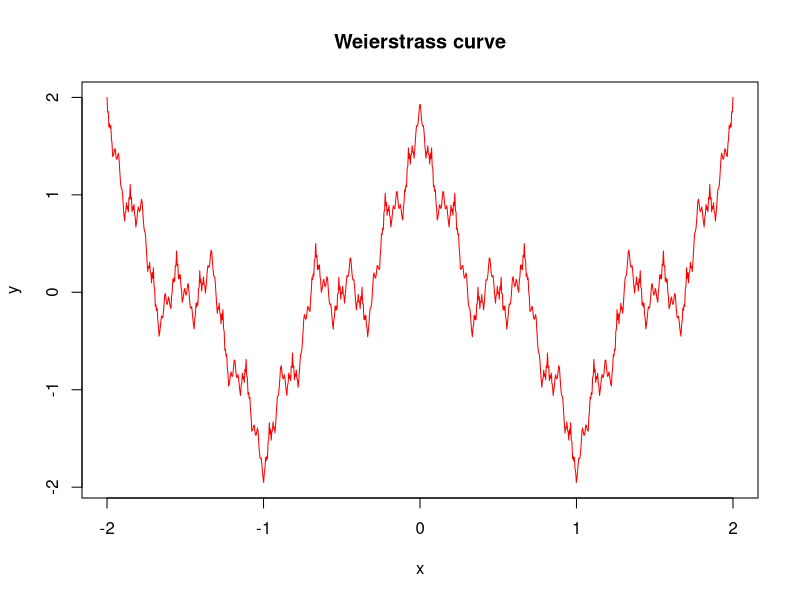

Write R code to recreate this figure.

# Weierstrass function

# 0 < a < 1
# b odd positive integer
# ab > 1 + 3/2 pi



weierstrass <- function(x, a = 0.5, b = 3) {
  result <- 0
  for (n in 0:100) {  
    result <- result + (a^n * cos(b^n * pi * x)) }
 return(result)
}

len <- 1000
a <- 0.5  # 0 < a < 1
b <- 3    # b odd positive integer
x <- seq(-2, 2, length.out=len)  
y <- weierstrass(x, a, b)


plot(x, y, type = "l", col = "red", lwd = 1, main = "Weierstrass curve")


